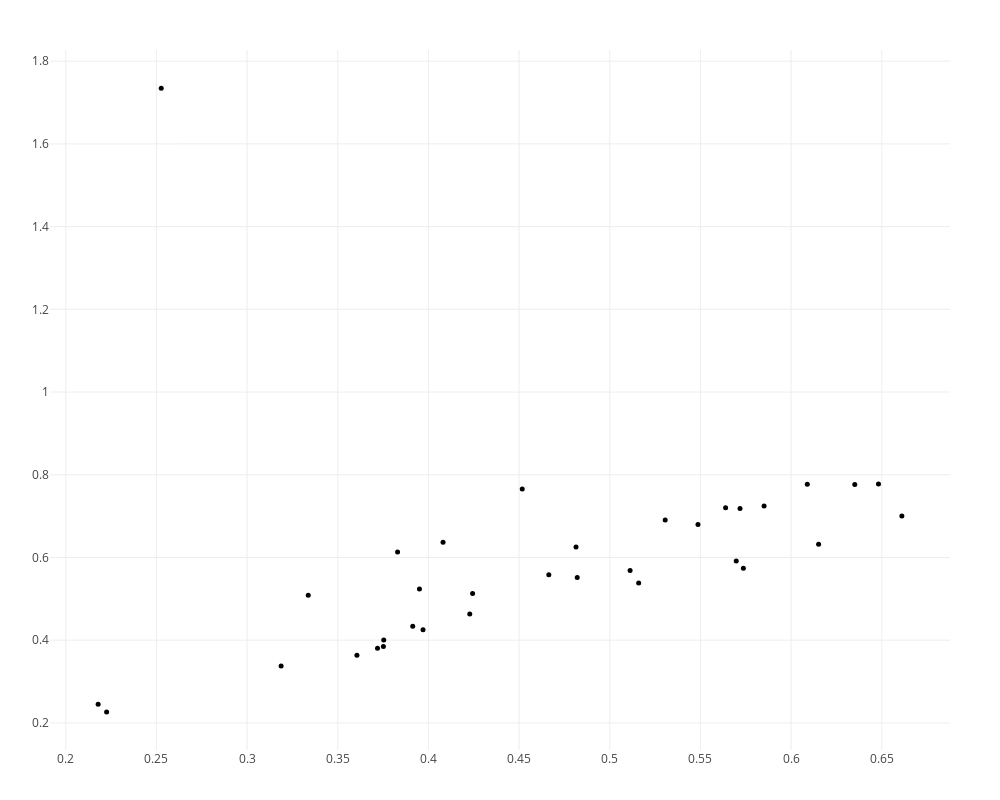

Notebook cell for this chart:
### Markdown cell above
Здесь явно выделяется один класс, что и ожидалось

### Code cell
plotpersistencediagram_pjs(spheres_res,dim=1)

### Figure 1 — Plotly figure (JSON) as saved in the notebook; plotly's stock layout.template omitted (floating-point values rounded to 4 significant figures)
{"data": [{"hoverinfo": "x+y+text", "marker": {"color": "black", "size": 5}, "mode": "markers", "text": ["class/size  1/4", "class/size  2/7", "class/size  3/7", "class/size  4/9", "class/size  5/8", "class/size  6/4", "class/size  7/7", "class/size  8/7", "class/size  9/7", "class/size  10/100", "class/size  11/6", "class/size  12/13", "class/size  13/6", "class/size  14/10", "class/size  15/26", "class/size  16/7", "class/size  17/5", "class/size  18/28", "class/size  19/5", "class/size  20/11", "class/size  21/8", "class/size  22/16", "class/size  23/19", "class/size  24/8", "class/size  25/25", "class/size  26/14", "class/size  27/6", "class/size  28/17", "class/size  29/19", "class/size  30/9", "class/size  31/32", "class/size  32/24", "class/size  33/36", "class/size  34/17"], "textfont": {"family": "Raleway, sans-serif"}, "textposition": "top center", "type": "scatter", "x": [0.2225, 0.3606, 0.3752, 0.3913, 0.5159, 0.5697, 0.5737, 0.6152, 0.2178, 0.2526, 0.3188, 0.3337, 0.3719, 0.3753, 0.383, 0.395, 0.397, 0.408, 0.4228, 0.4243, 0.4664, 0.4814, 0.482, 0.5112, 0.5306, 0.5486, 0.5639, 0.5718, 0.5851, 0.6351, 0.6482, 0.6611, 0.4517, 0.6089], "y": [0.2267, 0.3637, 0.3849, 0.434, 0.5385, 0.5912, 0.574, 0.6321, 0.2449, 1.735, 0.3377, 0.5085, 0.3805, 0.4004, 0.6132, 0.5239, 0.4254, 0.6369, 0.4637, 0.513, 0.558, 0.6252, 0.5518, 0.5683, 0.6906, 0.6798, 0.7202, 0.7186, 0.7246, 0.7765, 0.7779, 0.7003, 0.7655, 0.7771]}, {"hoverinfo": "x+text", "marker": {"color": "red", "size": 6}, "mode": "markers", "text": [], "textfont": {"family": "Raleway, sans-serif"}, "textposition": "top center", "type": "scatter", "x": [], "y": []}], "layout": {"height": 800, "hovermode": "closest", "margin": {"b": 50, "l": 50, "r": 50, "t": 50}, "scene": {"aspectmode": "manual", "aspectratio": {"x": 1, "y": 3.402}}, "showlegend": false, "width": 1000}}
